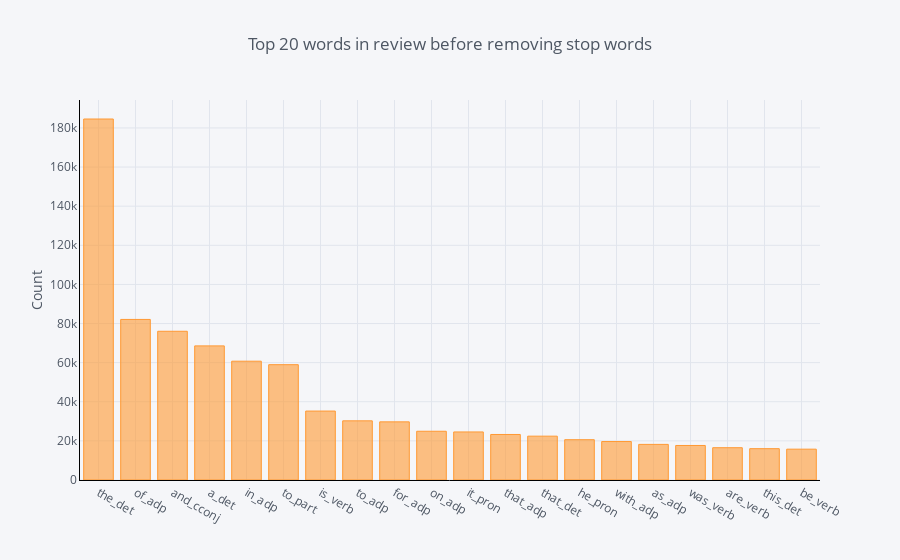

This figure's notebook cell:
### Markdown cell above
### Let's check the top unigrams before continuing

### Code cell
def get_top_n_words(corpus, n=None):
    vec = CountVectorizer().fit(corpus)
    bag_of_words = vec.transform(corpus)
    sum_words = bag_of_words.sum(axis=0) 
    words_freq = [(word, sum_words[0, idx]) for word, idx in vec.vocabulary_.items()]
    words_freq =sorted(words_freq, key = lambda x: x[1], reverse=True)
    return words_freq[:n]

common_words = get_top_n_words(train["feature"], 20)
df1 = pd.DataFrame(common_words, columns = ['feature' , 'count'])
df1.groupby('feature').sum()['count'].sort_values(ascending=False).iplot(
    kind='bar', yTitle='Count', linecolor='black', title='Top 20 words in review before removing stop words')

### Figure 1 — Plotly figure (JSON) as saved in the notebook; plotly's stock layout.template omitted (floating-point values rounded to 4 significant figures)
{"data": [{"marker": {"color": "rgba(255, 153, 51, 0.6)", "line": {"color": "rgba(255, 153, 51, 1.0)", "width": 1}}, "name": "count", "orientation": "v", "text": "", "type": "bar", "uid": "de38529f-27e3-4a10-ab42-a34308664398", "x": ["the_det", "of_adp", "and_cconj", "a_det", "in_adp", "to_part", "is_verb", "to_adp", "for_adp", "on_adp", "it_pron", "that_adp", "that_det", "he_pron", "with_adp", "as_adp", "was_verb", "are_verb", "this_det", "be_verb"], "y": [184568, 82095, 76039, 68567, 60739, 58959, 35251, 30254, 29727, 24921, 24573, 23280, 22409, 20602, 19662, 18208, 17651, 16509, 16011, 15769]}], "layout": {"legend": {"bgcolor": "#F5F6F9", "font": {"color": "#4D5663"}}, "paper_bgcolor": "#F5F6F9", "plot_bgcolor": "#F5F6F9", "title": {"font": {"color": "#4D5663"}, "text": "Top 20 words in review before removing stop words"}, "xaxis": {"gridcolor": "#E1E5ED", "linecolor": "black", "showgrid": true, "tickfont": {"color": "#4D5663"}, "title": {"font": {"color": "#4D5663"}, "text": ""}, "zerolinecolor": "#E1E5ED"}, "yaxis": {"gridcolor": "#E1E5ED", "linecolor": "black", "showgrid": true, "tickfont": {"color": "#4D5663"}, "title": {"font": {"color": "#4D5663"}, "text": "Count"}, "zerolinecolor": "#E1E5ED"}}}
